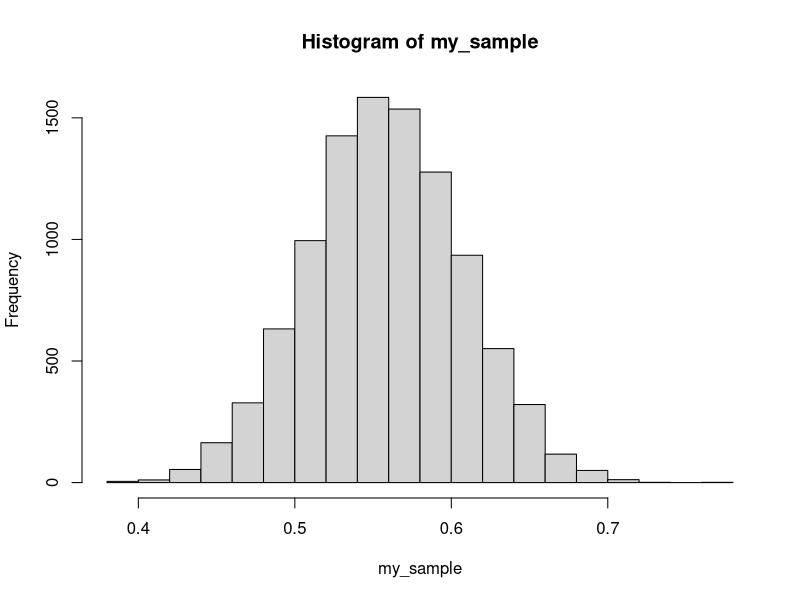
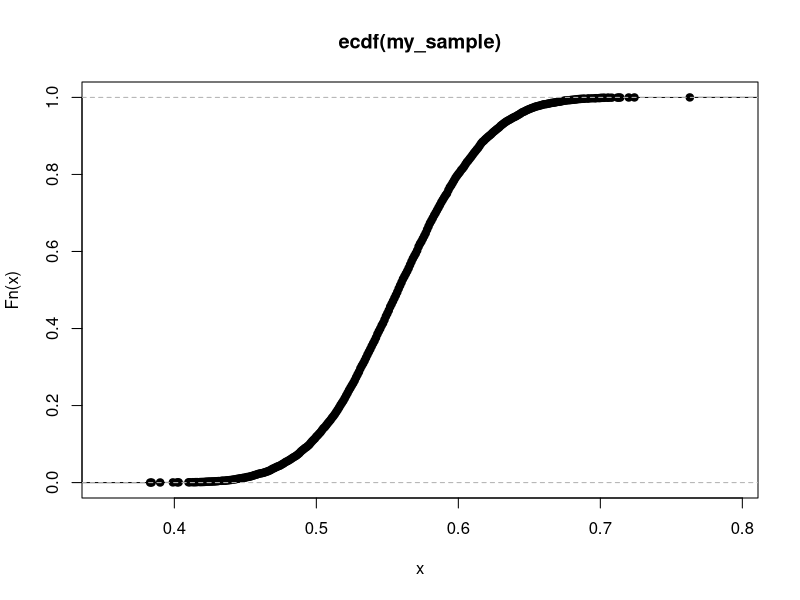

R code for these plots, in order:
############################################################################################
# @gilbellosta, 2018-05-27
# Posteriors "by hand" in a coin tossing problem (dirty solution)
############################################################################################

tosses <- 100
heads  <-  56

grid <- 0:1000 / 1000    # between 0 and 1

## with uniform prior

my_weights <- sapply(grid, function(p) dbinom(heads, tosses, p))
normalized_weights <- my_weights / sum(my_weights)

my_sample <- sample(grid, 1e4, replace = T, prob = normalized_weights)
hist(my_sample)

foo <- ecdf(my_sample)
summary(foo)
plot(foo)


# Exercise: repeat the previous exercise when there is a beta(3, 4) acting as a prior.



